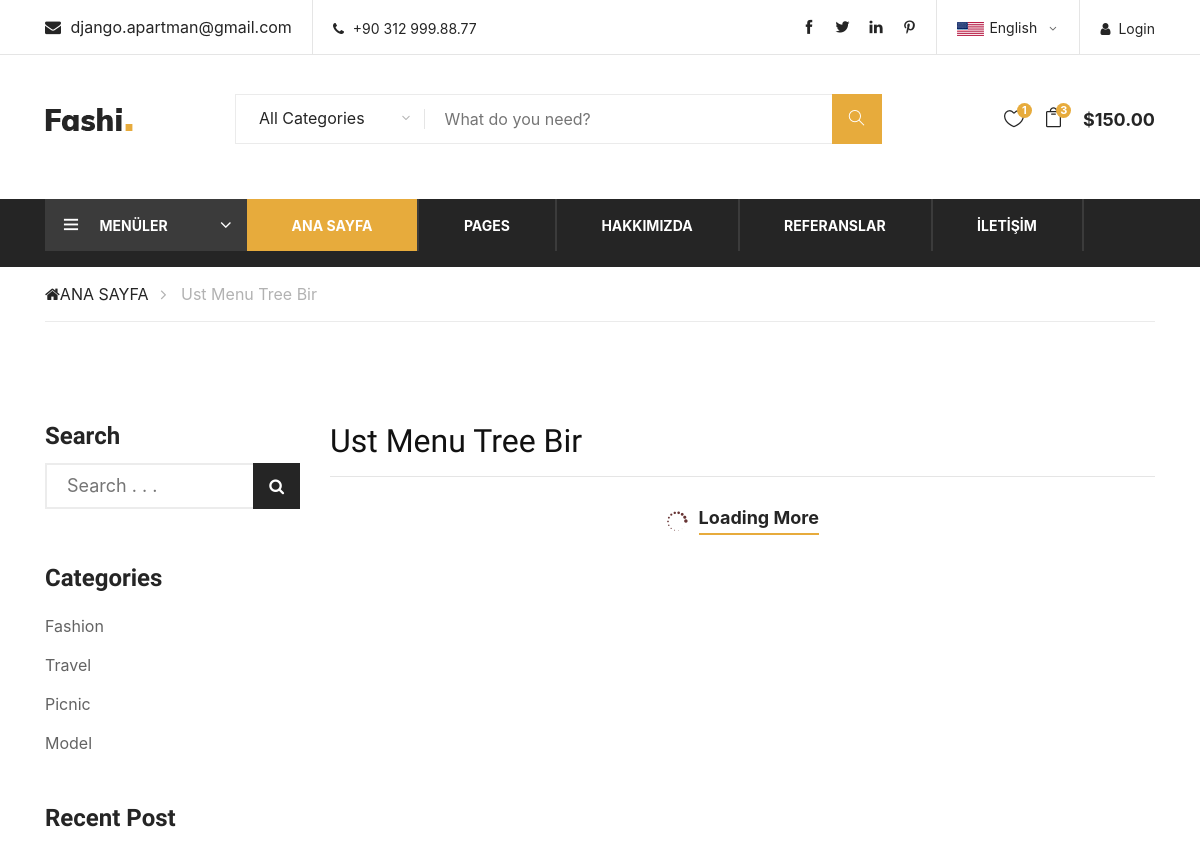
The app's page /menu/5/menu-bir/ (upper part), older data.
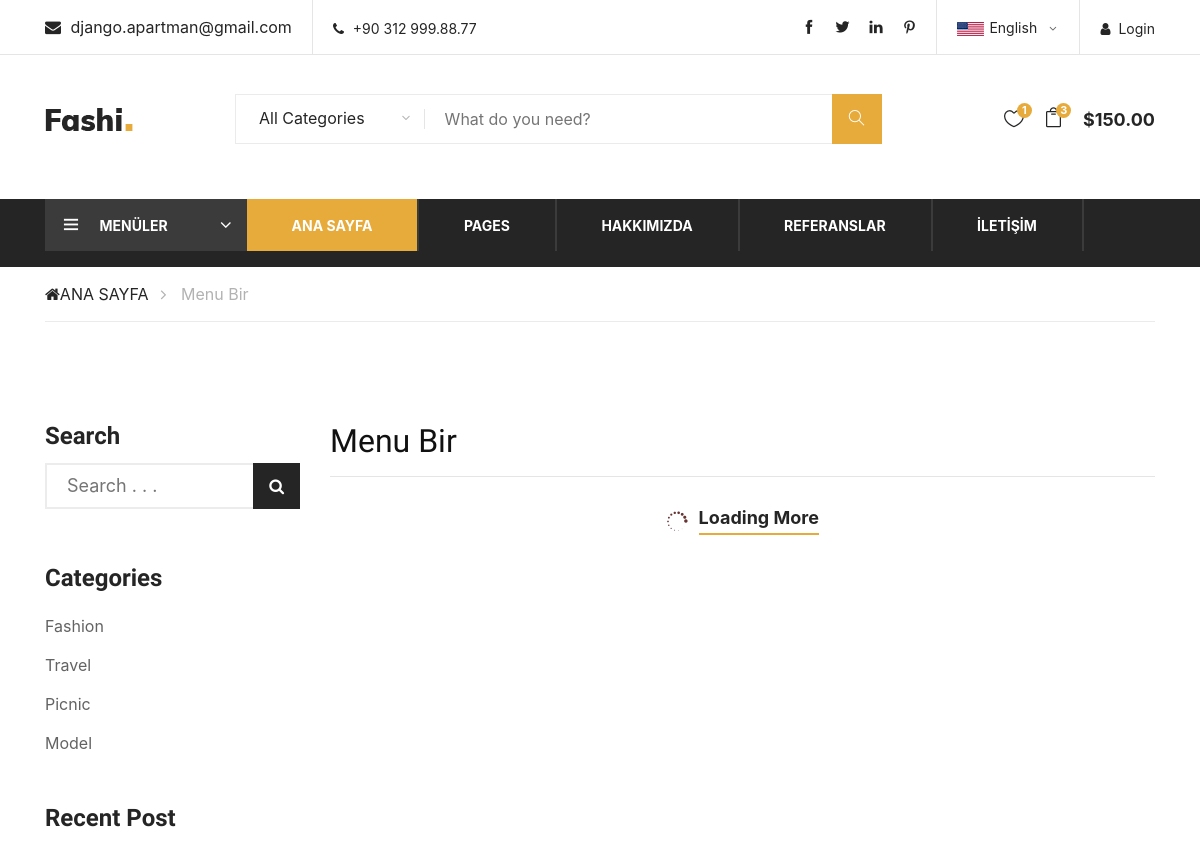
The same page, newer data.
### content/models.py (models this page shows, shortened)
class Menu(MPTTModel):
    STATUS = (
        ('True', 'Evet'),
        ('False', 'Hayır')
    )
    parent = TreeForeignKey('self', blank=True, null=True, related_name='children', on_delete=models.CASCADE)
    title = models.CharField(max_length=100)
    keywords = models.CharField(max_length=255)
    description = models.CharField(max_length=255)
    image = models.ImageField(blank=True, upload_to='images/')
    status = models.CharField(max_length=10, choices=STATUS)
    slug = models.SlugField()
    create_at = models.DateTimeField(auto_now_add=True)
    update_at = models.DateTimeField(auto_now_add=True)
    class MPTTMeta:
        order_insertion_by = ['title']
    def image_tag(self):
        if self.image:
            return mark_safe('<img src="{}" height="50"/>'.format(self.image.url))
    image_tag.short_description = 'Image'

### home/views.py (the view)
# urls.py: path('menu/<int:id>/<slug:slug>/', views.menu_contents, name='menu_contents'),
def menu_contents(request, id, slug):
    contents = Content.objects.filter(menu_id=id)
    menudata = Menu.objects.get(pk=id)
    menu = Menu.objects.all()
    context = {'contents': contents,
               'menu': menu,
               'menudata': menudata
               }
    return render(request, 'contents.html', context)

### home/templates/contents.html (shortened to what this page needs)
{% extends 'homebase.html' %}
{% load static %}
{% block content %}
<div class="breacrumb-section">
    <div class="container">
        <div class="row">
            <div class="col-lg-12">
                <div class="breadcrumb-text">
                    <a href="/"><i class="fa fa-home"></i>ANA SAYFA</a>
                    <span>{{ menudata.title }}</span>
                </div>
            </div>
        </div>
    </div>
</div>
<div class="section spad">
    <div class="container">
        <div class="row">
            <div class="col-lg-3 col-md-6 col-sm-8 order-2 order-lg-1">
                <div class="blog-sidebar">
                    <div class="search-form">
                        <h4>Search</h4>
                        <form action="#">
                            <input type="text" placeholder="Search . . .  ">
                            <button type="submit"><i class="fa fa-search"></i></button>
                        </form>
                    </div>
                    <div class="blog-catagory">
                        <h4>Categories</h4>
                        <ul>
                            <li><a href="#">Fashion</a></li>
                            <li><a href="#">Travel</a></li>
                            <li><a href="#">Picnic</a></li>
                            <li><a href="#">Model</a></li>
                        </ul>
                    </div>
                    <div class="recent-post">
                        <h4>Recent Post</h4>
                    </div>
                </div>
            </div>
            <div class="col-lg-9 order-1 order-lg-2">
                <h2>{{ menudata.title }}</h2>
                <hr>
                <div class="row">
                    <div class="col-lg-12">
                        <div class="loading-more">
                            <i class="icon_loading"></i>
                            <a href="#">
                                Loading More
                            </a>
                        </div>
                    </div>
                </div>
            </div>
        </div>
    </div>
</div>
{% endblock %}

Row changes from the older to the newer data that the page shows:
changed Menu: title "Ust Menu Tree Bir" → "Menu Bir"
